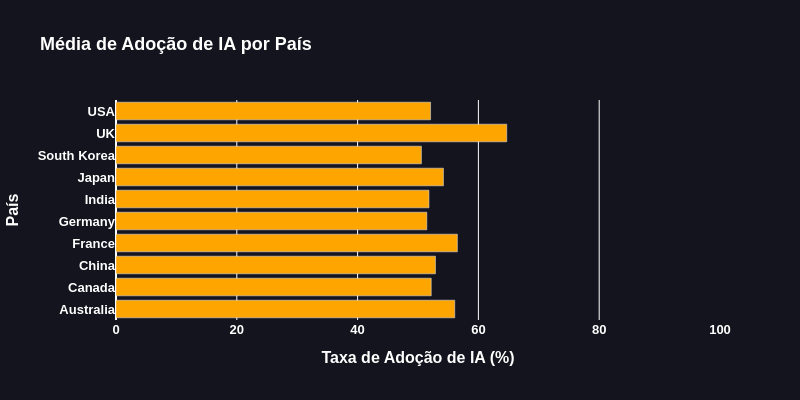

This figure's notebook cell:
### Code cell
fig3 = px.bar(
    x=analise3['AI Adoption Rate (%)'],
    y=analise3.index,
    orientation='h',
    title='Média de Adoção de IA por País',
    color_discrete_sequence=['orange']
)

fig3.update_layout(
    xaxis_range=[0,100],
    height=400,            
    width=800,            
    xaxis_title='Taxa de Adoção de IA (%)',
    yaxis_title='País',
    font=dict(
        color="white", 
        family="Arial",
        size=13,
        weight='bold'
    ),
    plot_bgcolor='rgba(0, 0, 0, 0)',
    paper_bgcolor='rgba(20, 20, 30, 1)'
)

fig3.show()

### Figure 1 — Plotly figure (JSON) as saved in the notebook; plotly's stock layout.template omitted (floating-point values rounded to 4 significant figures)
{"data": [{"hovertemplate": "x=%{x}<br>y=%{y}<extra></extra>", "legendgroup": "", "marker": {"color": "orange", "pattern": {"shape": ""}}, "name": "", "orientation": "h", "showlegend": false, "textposition": "auto", "type": "bar", "x": [56.08, 52.19, 52.89, 56.52, 51.46, 51.81, 54.21, 50.56, 64.69, 52.08], "xaxis": "x", "y": ["Australia", "Canada", "China", "France", "Germany", "India", "Japan", "South Korea", "UK", "USA"], "yaxis": "y"}], "layout": {"barmode": "relative", "font": {"color": "white", "family": "Arial", "size": 13, "weight": "bold"}, "height": 400, "legend": {"tracegroupgap": 0}, "paper_bgcolor": "rgba(20, 20, 30, 1)", "plot_bgcolor": "rgba(0, 0, 0, 0)", "title": {"text": "Média de Adoção de IA por País"}, "width": 800, "xaxis": {"anchor": "y", "domain": [0, 1], "range": [0, 100], "title": {"text": "Taxa de Adoção de IA (%)"}}, "yaxis": {"anchor": "x", "domain": [0, 1], "title": {"text": "País"}}}}
